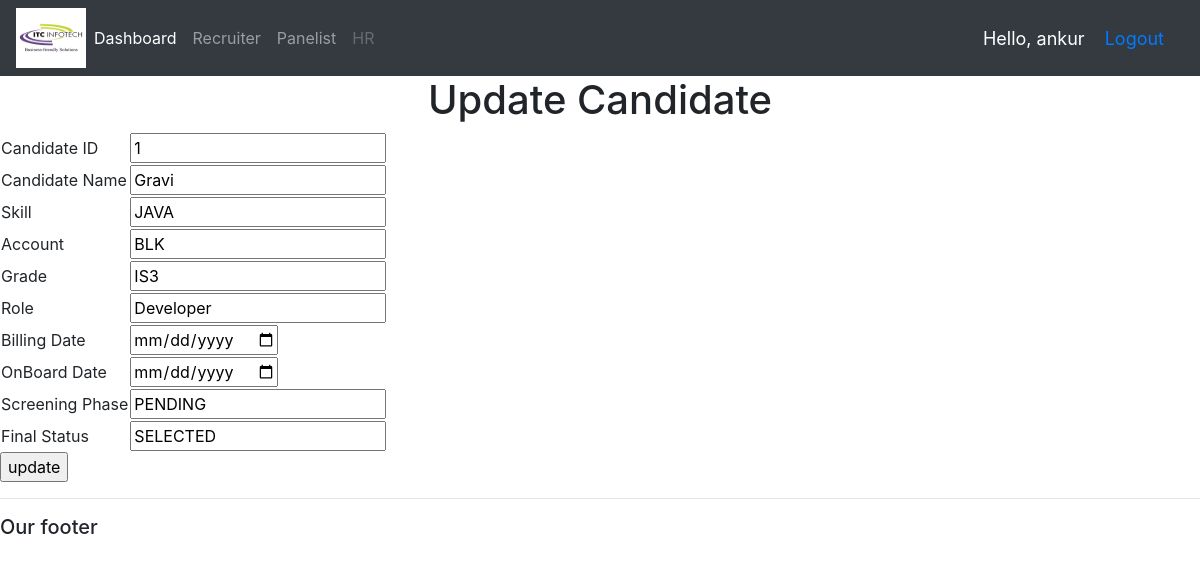
/recruiter/search/edit/1 (signed in), run on the app's committed database.
### recruit_app/models.py (models this page shows)
class Candidate(models.Model):
    SKILL_CHOICES = (
        ('JAVA','JAVA'),
        ('PYTHON','PYTHON'),
        ('FULL STACK','FULL STACK'),
        ('BACKEND','BACKEND'),
    )
    GRADE_CHOICES = (
        ('IS1','IS1'),
        ('IS2','IS2'),
        ('IS3','IS3'),
    )
    SCREENING_CHOICES = (
        ('PENDING','PENDING'),
        ('WIP','WIP'),
        ('COMPLETE','COMPLETE'),
    )
    SELECTION_CHOICES = (
        ('SELECTED','SELECTED'),
        ('REJECTED','REJECTED')
    )
    Candidate_Name = models.CharField(max_length=70)
    Skill_Category = models.CharField(max_length=20,choices = SKILL_CHOICES)
    Account = models.CharField(max_length = 50)
    Grade = models.CharField(max_length=10,choices = GRADE_CHOICES)
    Role = models.CharField(max_length=20)
    Billing_Date = models.DateField()
    OnBoard_Date = models.DateField(default='2021-01-01')
    Screening_Phase = models.CharField(max_length=20,choices = SCREENING_CHOICES)
    Final_status = models.CharField(max_length = 10, choices = SELECTION_CHOICES,default = 'SELECTED')
    def __str__(self):
        return self.Candidate_Name

### recruit_app/views.py (the view)
# urls.py: path('recruiter/search/edit/<int:id>',views.edit ,name = 'edit'),
@login_required(login_url = 'login')
def edit(request,id):
    display = Candidate.objects.get(id=id)
    print(display)
    return render(request,'recruit_app/edit.html',{'editupdaterecord':display})

### recruit_app/templates/recruit_app/edit.html (shortened to what this page needs)
{% extends 'recruit_app/main.html' %}
{% block content %}
<h1>Update Candidate</h1>
<form method = "post" action = "/recruiter/search/edit/update/{{editupdaterecord.id}}">
<table style = "width:1">
<tr>
    <td>Candidate ID</td>
    <td><input type = "text" name="id" value = {{editupdaterecord.id}} readonly></td>
</tr>
<tr>
    <td>Candidate Name</td>
    <td><input type = "text" name="Candidate_Name" value = {{editupdaterecord.Candidate_Name}}></td>
</tr>
<tr>
    <td>Skill</td>
    <td><input type="text" name = "Skill_Category" value = {{editupdaterecord.Skill_Category}}></td>
</tr>
<tr>
    <td>Account</td>
    <td><input type="text" name = "Account" value = {{editupdaterecord.Account}}></td>
</tr>
<tr>
    <td>Grade</td>
    <td><input = "text" name = "Grade" value = {{editupdaterecord.Grade}}></td>
</tr>
<tr>
    <td>Role</td>
    <td><input type = "text" name = "Role" value = {{editupdaterecord.Role}}></td>
</tr>
<tr>
    <td>Billing Date</td>
    <td><input type="date" name = "Billing_Date" value ={{editupdaterecord.Billing_Date}}></td>
</tr>
<tr>
    <td>OnBoard Date</td>
    <td><input type = "date" name = "OnBoard_Date" value ={{editupdaterecord.OnBoard_Date}}></td>
</tr>
<tr>
    <td>Screening Phase</td>
    <td><input type = "text" name = "Screening_Phase" value = {{editupdaterecord.Screening_Phase}}></td>
</tr>
<tr>
    <td>Final Status</td>
    <td><input type = "text" name = "Final_status" value = {{editupdaterecord.Final_status}}></td>
</tr>
</table>
<input type="submit" value="update"/>
</form>
{% endblock content%}

### recruit_app/templates/recruit_app/navbar.html (shortened to what this page needs)
{% load static %}
<nav class="navbar navbar-expand-lg navbar-dark bg-dark">
  <img src="{% static 'images/itc.png' %}" width = "70" height = "60">
  <div class="collapse navbar-collapse" id="navbarNavAltMarkup">
    <div class="navbar-nav">
      <a class="nav-item nav-link active" href="{% url 'home' %}">Dashboard <span class="sr-only">(current)</span></a>
      <a class="nav-item nav-link" href="{% url 'recruiter' %}">Recruiter</a>
      <a class="nav-item nav-link" href="{% url 'panelist' %}">Panelist</a>
      <a class="nav-item nav-link disabled" href="{% url 'hr' %}">HR</a>
    </div>
  </div>
  <span class = "hello-msg">Hello, {{request.user}}</span>
  <span class = "hello-msg"><a href= "{% url 'logout' %}">Logout</a></span>
</nav>

### recruit_app/templates/recruit_app/navbar.html (style rules this page uses)
.hello-msg { font-size: 18px; color: #fff; margin-right: 20px; }

### recruit_app/templates/recruit_app/edit.html (style rules this page uses)
h1 { text-align: center; }

### data on the page
Candidate: id "1", Candidate_Name "Gravi", Skill_Category "JAVA", Account "BLK", Grade "IS3", Role "Developer", Screening_Phase "PENDING", Final_status "SELECTED"

### other printed values
{{ request.user }} "ankur"
